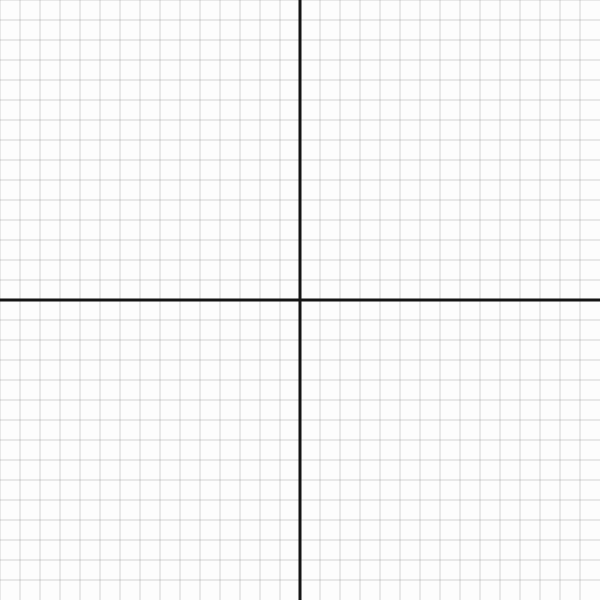
Frame 1 (no input)
Frame 60 (no input): identical to frame 1, image omitted
Frame 120 (the mouse pressed at the canvas centre since frame 60): identical to frame 1, image omitted

The p5.js sketch that drew this single still picture (run headless with seeded random() and noise() and a simulated clock; from frame 60 on, the mouse is pressed at the canvas centre):

// p5.js sketch
// ── sketch.js
let world,w=600

let gg=document.querySelector("#grid")
let canvas

function setup() {
    canvas=createCanvas(w,w)
    world=new World()
    canvas.position(0,0)

}
function draw() {
    background(253)

        checkselection()
    world.show()


}
function checkselection(){
    world.points.forEach(p => {
        if ( ( mouseX-p.X)**2+ ( mouseY-p.Y)**2<25 ) {
            p.highLight()
            if (mouseIsPressed) {
                p.selected=true
                world.pointIsSelected=true
            }
        }       
    });
}
function toggleGrid() {
    world.SHOWGRID=!world.SHOWGRID
}

function toggleAxis() {
    world.SHOWAXIS=!world.SHOWAXIS
}
function mouseDragged(e) {

    
    if (mouseIsPressed && world.pointIsSelected) {
        
        world.points.forEach(p => {
            if (p.selected ) {
            p.x=world.Xtox(mouseX)
            p.y=world.Ytoy(mouseY)

            }       
        });
        
    }else{
        world.Origine.add(movedX,movedY)
        
    }
}
function mouseWheel(e) {
    world.zoom(-e.delta/1000)
}

function mouseClicked(e) {

    if (keyIsDown(CONTROL) ){
        console.log(e.x,e.y);
        world.addPoint(e.x,e.y)
    }
}

// ── world.js
class Point{
    constructor(p=createVector(0,0),n=65){

        this.x=p.x //world coords
        this.y=p.y
        
        this.name=n
        this.selected=false
        this.showen=true
        this.col='blue'
        
    }
    set p(e){
        p=e
    }

    get p(){
        return createVector(this.x,this.y)
    }
    get X(){
        //screen coords
        return world.fromWorldToScreen(this.x,this.y).x
    }   
    get Y(){
        return world.fromWorldToScreen(this.x,this.y).y
    }
    highLight(){
                
        stroke(203,200,255)

        strokeWeight(13)

        point(this.X,this.Y)
    }
    show(){
        
        stroke(0)
        strokeWeight(0)
        text(String.fromCharCode(this.name),this.X+5,this.Y-5)
   
        stroke(this.col)
        strokeWeight(8)

        point(this.X,this.Y)
    }
}
class World{
    constructor(){
        this.SHOWGRID=true
        this.SHOWAXIS=true
        this.Origine=createVector(w/2,w/2)
        this.i=createVector(20,0)
        this.j=createVector(0,-20)
        this.I=createVector(1,0)
        this.J=createVector(0,1)

        this.points=[]
        this.pNames=65 //fromCharCode
        this.Zoom=1

        this.AX=new Axe(this.Origine,1)
        this.AY=new Axe(this.Origine,0)
        this.pointIsSelected=false
        

    }
    zoom(e){

        this.i.mult(exp(e))  
        this.j.mult(exp(e))   
    }
    showGrid(){

        if (this.SHOWGRID) {
            stroke(110)
            strokeWeight(0.3)
            let k,offsit
            for (let i = 0; i < w/this.i.x; i++) {
                offsit=this.Origine.x%this.i.x

                k=i*this.i.x+offsit

                line(k,0,k,w)
                
                
            }

            for (let i = 0; i> w/this.j.y; i--) {
                offsit=this.Origine.y%abs(this.j.y)

                k=i*this.j.y+offsit

                line(0,k,w,k)
                
                
            }


        }
    }
    showAxis(){

        if (this.SHOWAXIS) {
            stroke(21)
            strokeWeight(3)

            this.AX.show()
            this.AY.show()
        }

    }

    show(){
        this.showGrid()
        this.showAxis()
        this.points.forEach(p => {
            p.show()
            
        });
    }

    addPoint(x,y){
        
        this.points.push(new Point(this.fromScreenToWorld(x,y),this.pNames))
        this.pNames++

    }
    Xtox(X){
        return (X-this.Origine.x)/this.i.x
    }

    xtoX(x){
        return (x*this.i.x+this.Origine.x)
    }

    Ytoy(Y){
        return (Y-this.Origine.y)/this.j.y
    }

    ytoY(y){
        return (y*this.i.y+this.Origine.y)
    }
    fromScreenToWorld(X,Y){
        // a fun that takes two screen coords X,Y
        // to transfer it to world coords  x,y
        let v=createVector(X,Y).sub(this.Origine)

        return createVector(v.x/this.i.x,v.y/this.j.y)

    }
    fromWorldToScreen(x,y){
        // a fun that takes two  world coords x,y
        // to transfer it to screen coords X,Y 

        let X= x*this.i.x, Y=y*this.j.y

       return createVector(X,Y).add(this.Origine)

         

    }
}

class Axe{
    constructor(o,x=1){
        this.O=o
        this.dir=0
        this.isX=x
    }

    show(){
       if(this.isX){
        line(0,this.O.y,w,this.O.y)
       } 
       else{
        line(this.O.x,0,this.O.x,w)
       }
        
    }
}
